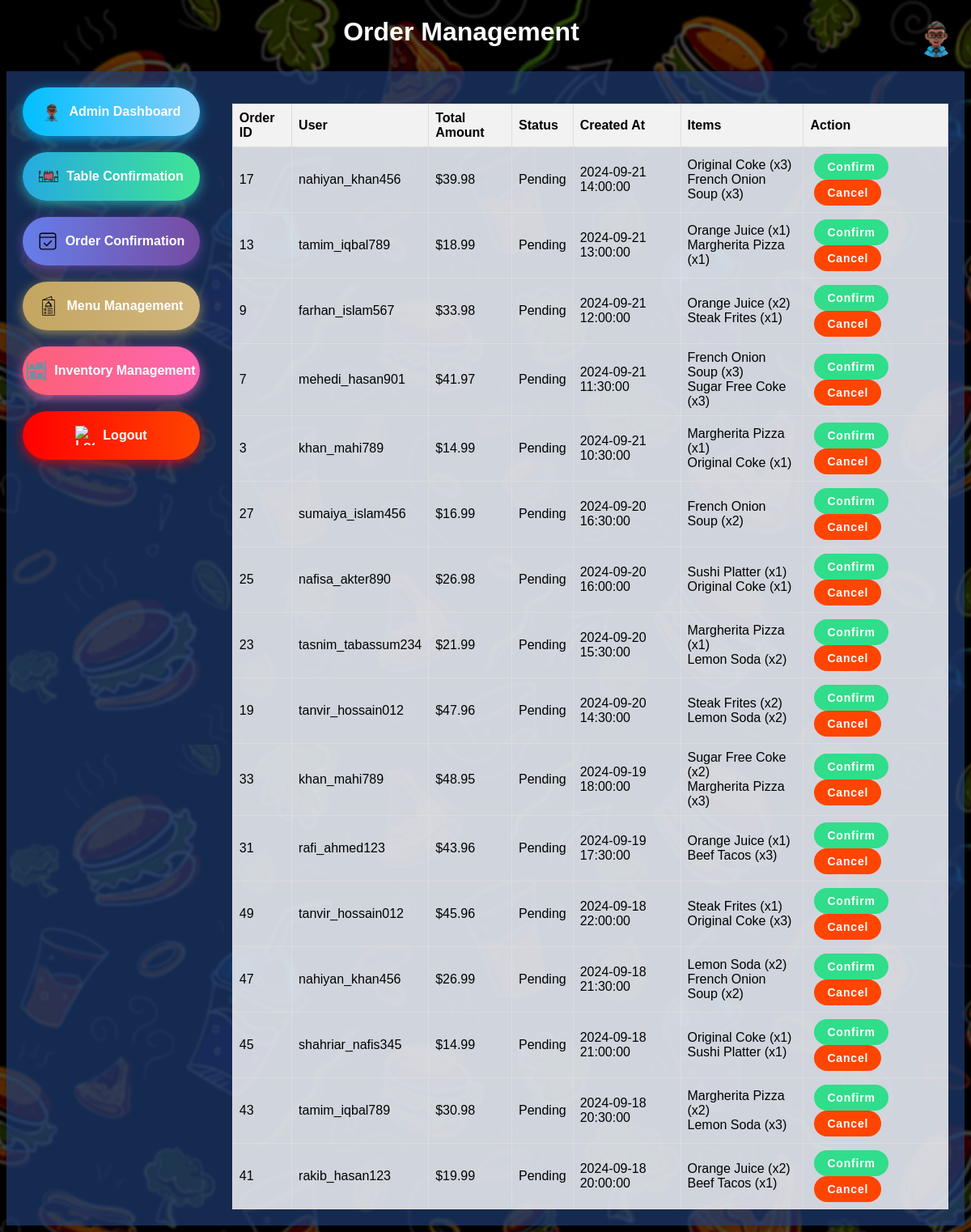
Screenshot of /order_management.php (signed in) with the database file from the repository.
### tables this page shows
CREATE TABLE orders (
    id INT AUTO_INCREMENT PRIMARY KEY,
    user_id INT,
    total_amount DECIMAL(10, 2) NOT NULL,
    status ENUM('pending', 'confirmed', 'cancelled') DEFAULT 'pending',
    created_at TIMESTAMP DEFAULT CURRENT_TIMESTAMP,
    FOREIGN KEY (user_id) REFERENCES users(id)
);

CREATE TABLE users (
    id INT AUTO_INCREMENT PRIMARY KEY,
    username VARCHAR(50) NOT NULL UNIQUE,
    password VARCHAR(255) NOT NULL,
    name VARCHAR(100) NOT NULL,
    phone_number VARCHAR(20) NOT NULL,
    email VARCHAR(100) NOT NULL UNIQUE
);

CREATE TABLE menu_items (
    id INT AUTO_INCREMENT PRIMARY KEY,
    name VARCHAR(100) NOT NULL,
    description TEXT,
    price DECIMAL(10, 2) NOT NULL,
    category VARCHAR(50) NOT NULL,
    image_url VARCHAR(255)
);

CREATE TABLE order_items (
    id INT AUTO_INCREMENT PRIMARY KEY,
    order_id INT,
    menu_item_id INT,
    quantity INT NOT NULL,
    price DECIMAL(10, 2) NOT NULL,
    FOREIGN KEY (order_id) REFERENCES orders(id),
    FOREIGN KEY (menu_item_id) REFERENCES menu_items(id)
);

### order_management.php (the view, shortened to what this page needs)
<?php
require_once 'db_connection.php';
$stmt = $conn->prepare("SELECT o.id, o.user_id, o.total_amount, o.status, o.created_at, u.username,
                        oi.menu_item_id, oi.quantity, mi.name AS item_name
                        FROM orders o
                        JOIN users u ON o.user_id = u.id
                        JOIN order_items oi ON o.id = oi.order_id
                        JOIN menu_items mi ON oi.menu_item_id = mi.id
                        WHERE o.status = 'pending'
                        ORDER BY o.created_at DESC");
$stmt->execute();
$result = $stmt->get_result();
$orders = [];
while ($row = $result->fetch_assoc()) {
    $order_id = $row['id'];
    if (!isset($orders[$order_id])) {
        $orders[$order_id] = [
            'id' => $row['id'],
            'username' => $row['username'],
            'total_amount' => $row['total_amount'],
            'status' => $row['status'],
            'created_at' => $row['created_at'],
            'items' => []
        ];
    }
    $orders[$order_id]['items'][] = [
        'name' => $row['item_name'],
        'quantity' => $row['quantity']
    ];
}
?>
<!DOCTYPE html>
<html lang="en">
<head>
    <link rel="stylesheet" href="css2/order_mng.css">
</head>
<body>
    <img src="images/staff_bg.png" alt="User Avatar" class="avatar">
    <h1>Order Management</h1>
    <div class="container">
        <div class="button-grid">
            <a href="admin_dashboard.php" class="bn632-hover admin-dashboard">
                <img src="images/staff_bg.png" alt="Menu">
                Admin Dashboard
            </a>
            <a href="table_mange.php" class="bn632-hover table-confirmation" data-page="table-confirmation">
                <img src="images/table_icon.svg" alt="Table">
                Table Confirmation
            </a>
            <a href="order_management.php" class="bn632-hover order-confirmation" data-page="order-confirmation">
                <img src="images/order_icon.svg" alt="Order">
                Order Confirmation
            </a>
            <a href="menu_manage.php" class="bn632-hover menu-management">
                <img src="images/menu_icon.svg" alt="Menu">
                Menu Management
            </a>
            <a href="inventory.php" class="bn632-hover inventory-management" data-page="inventory-management">
                <img src="images/inventory_icon.svg" alt="Inventory">
                Inventory Management
            </a>
            <a href="logout.php" class="bn632-hover logout-button">
                <img src="images/admin_exit.svg" alt="Logout">
                Logout
            </a>
        </div>
        <section class="ftco-section">
            <div class="content-area">
                <table class="table">
                    <thead>
                        <tr>
                            <th>Order ID</th>
                            <th>User</th>
                            <th>Total Amount</th>
                            <th>Status</th>
                            <th>Created At</th>
                            <th>Items</th>
                            <th>Action</th>
                        </tr>
                    </thead>
                    <tbody>
                        <?php foreach ($orders as $order): ?>
                        <tr>
                            <td><?php echo $order['id']; ?></td>
                            <td><?php echo htmlspecialchars($order['username']); ?></td>
                            <td>$<?php echo number_format($order['total_amount'], 2); ?></td>
                            <td><?php echo ucfirst($order['status']); ?></td>
                            <td><?php echo $order['created_at']; ?></td>
                            <td>
                                <?php foreach ($order['items'] as $item): ?>
                                    <?php echo htmlspecialchars($item['name']); ?> (x<?php echo $item['quantity']; ?>)<br>
                                <?php endforeach; ?>
                            </td>
                            <td>
                                <form method="post" action="order_management.php">
                                    <button type="submit" name="new_status" value="confirmed" class="confirm-btn">
                                        <span>Confirm </span>
                                    </button>
                                    <button type="submit" name="new_status" value="cancelled" class="cancel-btn">
                                        <span>Cancel</span>
                                    </button>
                                </form>
                            </td>
                        </tr>
                        <?php endforeach; ?>
                    </tbody>
                </table>
            </div>
        </section>
    </div>
</body>
</html>

### css2/order_mng.css (style rules this page uses)
body { font-family: Arial, sans-serif; color: #fff; position: relative; opacity: 100%; background-image: url('../images/admin_backgoround2.jpg'); }
.button-grid { display: flex; flex-direction: column; gap: 20px; width: 250px; margin-right: 20px; }
.bn632-hover { width: 100%; font-size: 16px; font-weight: 600; color: #fff; cursor: pointer; height: 60px; text-align: center; border: none; background-size: 300% 100%; border-radius: 50px; transition: all .4s ease-in-out; display: flex; align-items: center; justify-content: center; text-decoration: none; }
.container { background: rgba(30, 60, 114, 0.7); max-width: 1200px; margin: 0 auto; padding: 20px; display: flex; position: relative; z-index: 1; box-shadow: 0 0 20px rgba(0, 0, 0, 0.3); }
h1 { text-align: center; margin-bottom: 30px; }
.bn632-hover.table-confirmation { background-image: linear-gradient(to right, #25aae1, #40e495, #30dd8a, #2bb673); box-shadow: 0 4px 15px 0 rgba(49, 196, 190, 0.75); }
.bn632-hover.inventory-management { background-image: linear-gradient(to right, #fc6076, #ff66b2, #ff99cc, #ffb3e6); box-shadow: 0 4px 15px 0 rgba(255, 102, 178, 0.75); }
.bn632-hover.order-confirmation { background-image: linear-gradient(to right, #667eea, #764ba2, #6b8dd6, #8e37d7); box-shadow: 0 4px 15px 0 rgba(116, 79, 168, 0.75); }
.bn632-hover.menu-management { background-image: linear-gradient(to right, #c4a661, #d1b67e, #e2cba1, #f1e0c1); box-shadow: 0 4px 15px 0 rgba(196, 166, 97, 0.75); }
.bn632-hover.logout-button { background-image: linear-gradient(to right, #ff0000, #ff4500, #ff6347, #ff1493); box-shadow: 0 4px 15px 0 rgba(255, 0, 0, 0.75); }
.bn632-hover.admin-dashboard { background-image: linear-gradient(to right, #00bfff, #87cefa, #ffd700, #ffeb3b); box-shadow: 0 4px 15px 0 rgba(0, 191, 255, 0.75); }
.bn632-hover img { width: 24px; height: 24px; margin-right: 10px; }
.avatar { width: 50px; height: 50px; border-radius: 50%; margin-right: 10px; float: right; }
table { width: 100%; border-collapse: collapse; margin-top: 20px; background-color: rgba(255, 255, 255, 0.8); color: #000; }
th, td { border: 1px solid #ddd; padding: 8px; text-align: left; }
th { background-color: #f2f2f2; }
.confirm-btn, .cancel-btn { outline: none; cursor: pointer; border: none; padding: 0.5rem 1rem; margin: 0 5px; font-family: inherit; font-size: inherit; position: relative; display: inline-block; letter-spacing: 0.05rem; font-weight: 700; font-size: 14px; border-radius: 500px; overflow: hidden; color: #fff; transition: all 0.3s ease; }
.confirm-btn { background: #30dd8a; }
.cancel-btn { background: #ff4500; }
.content-area { flex-grow: 1; padding-left: 20px; }

### rows the page displays
orders: id "27", user.username "sumaiya_islam456", total_amount "16.99", status "Pending", created_at "2024-09-20 16:30:00", name "French Onion Soup", quantity "2"
orders: menu_items.name "Steak Frites", order_items.quantity "2"
orders: menu_items.name "Sugar Free Coke", order_items.quantity "2"
orders: menu_items.name "Beef Tacos", order_items.quantity "3"
orders: menu_items.name "Margherita Pizza", order_items.quantity "2", menu_items.name "Lemon Soda", order_items.quantity "3"

### other values shown
$order['id'] "17"
$order['username'] "nahiyan_khan456"
$order['total_amount'] "39.98"
$order['status'] "Pending"
$order['created_at'] "2024-09-21 14:00:00"
$item['name'] "Original Coke"
$item['quantity'] "3"
$item['name'] "French Onion Soup"
$order['id'] "13"
$order['username'] "tamim_iqbal789"
$order['total_amount'] "18.99"
$order['created_at'] "2024-09-21 13:00:00"
$item['name'] "Orange Juice"
$item['quantity'] "1"
$item['name'] "Margherita Pizza"
